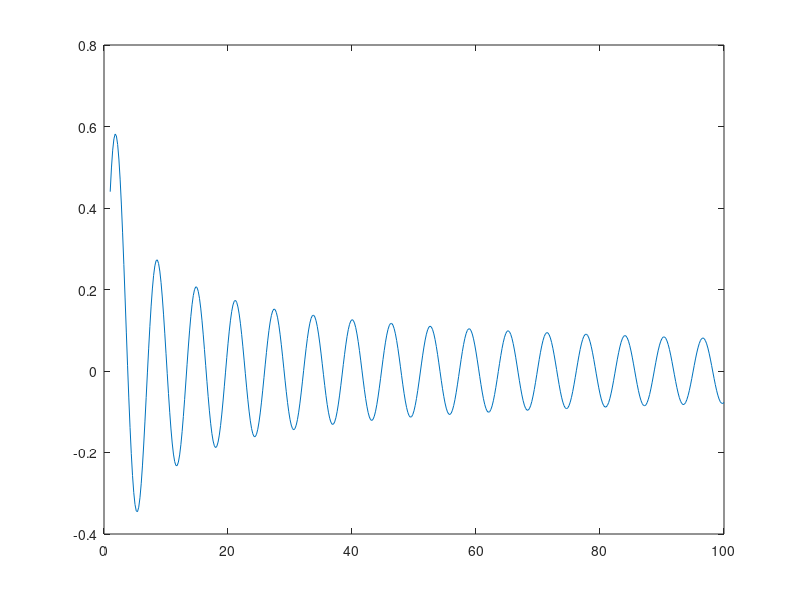

Recreate this plot in MATLAB.
%% Section Title
% This is a big header

%%% Bulleted List
%
% * BULLETED ITEM 1
% * BULLETED ITEM 2
%
%%% Numbered List
%
% # NUMBERED ITEM 1
% # NUMBERED ITEM 2
%

%%% Section Title
% A more discrete section that doesn't put a break in the file source
%% What code looks like
x = 1:0.2:100
h = plot(x,besselj(1,x)) 

%% Mathematical Expressions
% Equation displayed in line with text $x^2+e^{\pi i}$
% Block equations always have a line to
%
% $$e^{\pi i} + 1 = 0$$
%
% set them apart

%% Monospaced block 
% 
%  PREFORMATTED
%  TEXT
% 
%% File/Command Inclusions
% Include a file (note: you need to include the full path to the file)
% <nest.m>
%
% Include a link
% <http://www.mathworks.com MathWorks> 
%
% Include a link to a command
% <matlab:magic(5) MAGIC>
%
%% MATLAB(R) Code
% 
%   for i = 1:10
%       disp x
%   end
% 
%% LaTeX Markup Example (only works when published as .tex document)
%
% <latex>
% \begin{tabular}{|r|r|}
% \hline $n$&$n!$\\ 
% \hline 1&1\\ 2&2\\ 3&6\\ 
% \hline
% \end{tabular}
% </latex>
%